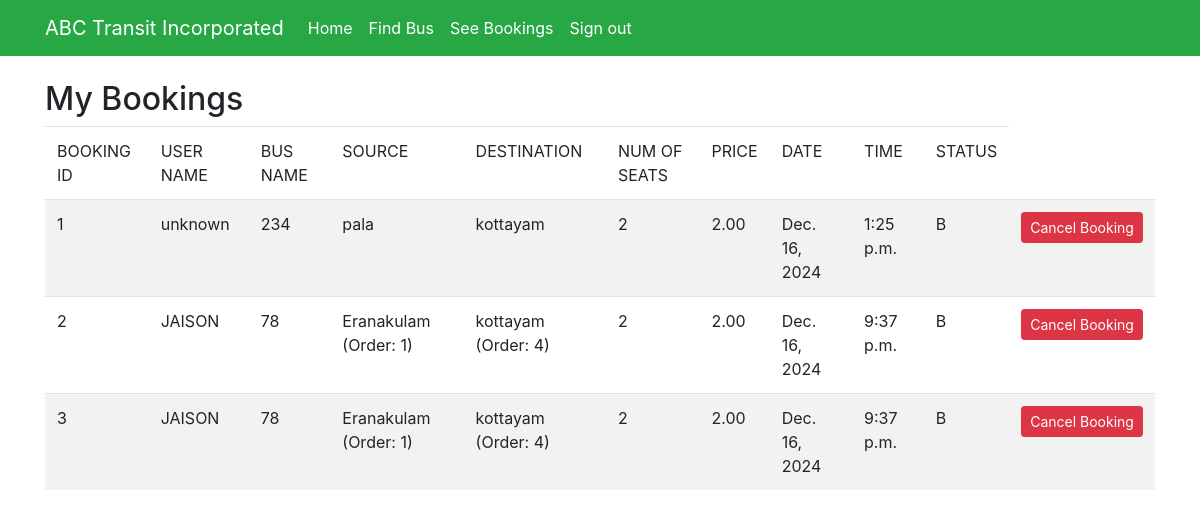
Page /seebookings (signed in) on the committed database.
### myapp/models.py (models this page shows, shortened)
class Book(models.Model):
    BOOKED = 'B'
    CANCELLED = 'C'
    TICKET_STATUSES = [
        (BOOKED, 'Booked'),
        (CANCELLED, 'Cancelled'),
    ]
    status = models.CharField(max_length=20, choices=TICKET_STATUSES, default=BOOKED)
    user = models.ForeignKey(User, on_delete=models.CASCADE, related_name="bookings", null=True)
    bus = models.ForeignKey(Bus, on_delete=models.CASCADE, related_name="bookings", null=True)
    source = models.CharField(max_length=30)
    destination = models.CharField(max_length=30)
    price_per_seat = models.DecimalField(max_digits=6, decimal_places=2, default=0.00)
    num_seats = models.PositiveIntegerField(null=True)
    price = models.DecimalField(decimal_places=2, max_digits=6)
    travel_date = models.DateField(null=True)
    travel_time = models.TimeField(null=True)
    seat_number = models.IntegerField()
    name = models.CharField(max_length=100, default="unknown")
    phone = models.CharField(max_length=15, default="not given")

class Bus(models.Model):
    AMENITIES = [
        ('AC', 'Air Conditioned'),
        ('NON_AC', 'Non Air Conditioned'),
        ('SLEEPER', 'Sleeper'),
        ('SEMI_SLEEPER', 'Semi Sleeper'),
        ('WIFI', 'WiFi Available'),
    ]
    route = models.ForeignKey('BusRoute', on_delete=models.CASCADE, related_name='buses')
    bus_number = models.CharField(max_length=20, unique=True)
    bus_model = models.CharField(max_length=50)
    total_seats = models.PositiveIntegerField()
    available_seats = models.PositiveIntegerField(default=0)
    amenities = models.JSONField(default=list)
    departure_time = models.TimeField()
    arrival_time = models.TimeField()
    departure_date = models.DateField()
    price_per_seat = models.DecimalField(max_digits=6, decimal_places=2, default=1)
    def __str__(self):
        return self.bus_number

### myapp/views.py (the view)
# urls.py: path('seebookings', views.seebookings, name="seebookings"),
@login_required(login_url='signin')
def seebookings(request):
    user_id = request.user.user_id
    book_list = Book.objects.filter(user_id=user_id, status=Book.BOOKED).select_related('bus')
    if book_list.exists():
        context = {
            'book_list': book_list,
        }
        return render(request, 'myapp/bookings.html', context)
    else:
        context = {
            "error": "Sorry, no buses booked",
            "show_find_bus": True  # Add a flag to show a link to find buses
        }
        return render(request, 'myapp/findbus.html', context)

### myapp/templates/myapp/bookings.html (shortened to what this page needs)
{% extends 'myapp/base.html' %}
 {% block content %}
<div class="bookings-container">
                        <div class="container mt-4">
                            <h2>My Bookings</h2>
                            {% if book_list %}
                                <table class="table table-striped">
                                    <thead>
                                        <tr>
                                            <td>BOOKING ID</td>
                                            <td>USER NAME</td>
                                            <td>BUS NAME</td>
                                            <td>SOURCE</td>
                                            <td>DESTINATION</td>
                                            <td>NUM OF SEATS</td>
                                            <td>PRICE</td>
                                            <td>DATE</td>
                                            <td>TIME</td>
                                            <td>STATUS</td>
                                        </tr>
                                    </thead>
                                    <tbody>
                                        {% for row in book_list %}
                                            <tr>
                                                <td>{{row.id}}</td>
                                                <td>{{row.name}}</td>
                                                <td>{{row.bus}}</td>
                                                <td>{{row.source}}</td>
                                                <td>{{row.destination}}</td>
                                                <td>{{row.num_seats}}</td>
                                                <td>{{row.price}}</td>
                                                <td>{{row.travel_date}}</td>
                                                <td>{{row.travel_time}}</td>
                                                <td>{{row.status}}</td>
                                                <td>
                                                    <form method="POST" action="{% url 'myapp:cancellings' %}" class="d-inline">
                                                        <button type="submit" class="btn btn-danger btn-sm" onclick="return confirm('Are you sure you want to cancel this booking?');">
                                                            Cancel Booking
                                                        </button>
                                                    </form>
                                                </td>
                                            </tr>
                                        {% endfor %}
                                    </tbody>
                                </table>
                            {% endif %}
                        </div>
                        {% endblock %}

### myapp/templates/myapp/base.html (shortened to what this page needs)
<!doctype html>
<html lang="en">
<head>
    <link rel="stylesheet" href="https://stackpath.bootstrapcdn.com/bootstrap/4.1.3/css/bootstrap.min.css"
>
</head>
<body>
<nav class="navbar navbar-expand-lg navbar-light bg-success">
    <div class="container">
        <a class="navbar-brand" href="#" style="color: white;">ABC Transit Incorporated</a>
        <div class="collapse navbar-collapse" id="navbarNavAltMarkup">
            <div class="navbar-nav" >
                <a class="nav-item nav-link active" href="{% url 'myapp:home' %}" style="color: white;">Home</a>
                <a class="nav-item nav-link" href="{% url 'myapp:findbus' %}" style="color: white;">Find Bus</a>
                <a class="nav-item nav-link" href="{% url 'myapp:seebookings' %}" style="color: white;">See Bookings</a>
                {% if request.user.is_active %}
                <a class="nav-item nav-link " href="{% url 'myapp:signout' %}" style="color: white;">Sign out</a>
                {% else %}
                <a class="nav-item nav-link " href="{% url 'myapp:signup' %}" style="color: white;">Sign Up</a>
                {% endif %}
            </div>
        </div>
    </div>
</nav>
{% block content %}
{% endblock %}
</body>
</html>

### rows in the picture
Book: id "1", name "unknown", bus "234", source "pala", destination "kottayam", num_seats "2", price "2.00", travel_date "Dec. 16, 2024", travel_time "1:25 p.m.", status "B"
Book: id "2", name "JAISON", bus "78", source "Eranakulam (Order: 1)", destination "kottayam (Order: 4)", num_seats "2", price "2.00", travel_date "Dec. 16, 2024", travel_time "9:37 p.m.", status "B"
Book: id "3", name "JAISON", bus "78", source "Eranakulam (Order: 1)", destination "kottayam (Order: 4)", num_seats "2", price "2.00", travel_date "Dec. 16, 2024", travel_time "9:37 p.m.", status "B"
